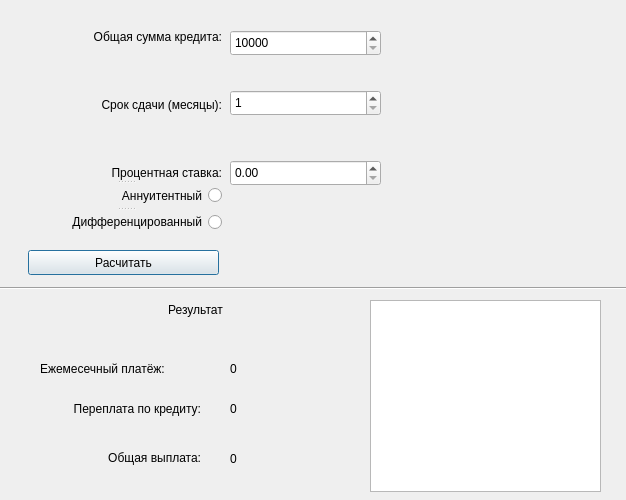
<?xml version="1.0" encoding="UTF-8"?>
<ui version="4.0">
 <class>Credit</class>
 <widget class="QDialog" name="Credit">
  <property name="geometry">
   <rect>
    <x>0</x>
    <y>0</y>
    <width>626</width>
    <height>500</height>
   </rect>
  </property>
  <property name="windowTitle">
   <string>Dialog</string>
  </property>
  <widget class="QLabel" name="label_4">
   <property name="geometry">
    <rect>
     <x>0</x>
     <y>300</y>
     <width>391</width>
     <height>20</height>
    </rect>
   </property>
   <property name="text">
    <string>Результат</string>
   </property>
   <property name="alignment">
    <set>Qt::AlignCenter</set>
   </property>
  </widget>
  <widget class="QLabel" name="label_5">
   <property name="geometry">
    <rect>
     <x>30</x>
     <y>400</y>
     <width>171</width>
     <height>17</height>
    </rect>
   </property>
   <property name="text">
    <string>Переплата по кредиту:</string>
   </property>
   <property name="alignment">
    <set>Qt::AlignRight|Qt::AlignTrailing|Qt::AlignVCenter</set>
   </property>
  </widget>
  <widget class="QLabel" name="label_6">
   <property name="geometry">
    <rect>
     <x>30</x>
     <y>450</y>
     <width>171</width>
     <height>16</height>
    </rect>
   </property>
   <property name="text">
    <string>Общая выплата:</string>
   </property>
   <property name="alignment">
    <set>Qt::AlignRight|Qt::AlignTrailing|Qt::AlignVCenter</set>
   </property>
  </widget>
  <widget class="QLabel" name="label_overpay">
   <property name="geometry">
    <rect>
     <x>230</x>
     <y>400</y>
     <width>151</width>
     <height>17</height>
    </rect>
   </property>
   <property name="text">
    <string>0</string>
   </property>
  </widget>
  <widget class="QLabel" name="label_totalCost">
   <property name="geometry">
    <rect>
     <x>230</x>
     <y>450</y>
     <width>151</width>
     <height>17</height>
    </rect>
   </property>
   <property name="text">
    <string>0</string>
   </property>
  </widget>
  <widget class="Line" name="line_2">
   <property name="geometry">
    <rect>
     <x>0</x>
     <y>280</y>
     <width>631</width>
     <height>16</height>
    </rect>
   </property>
   <property name="orientation">
    <enum>Qt::Horizontal</enum>
   </property>
  </widget>
  <widget class="QSplitter" name="splitter">
   <property name="geometry">
    <rect>
     <x>30</x>
     <y>30</y>
     <width>192</width>
     <height>203</height>
    </rect>
   </property>
   <property name="orientation">
    <enum>Qt::Vertical</enum>
   </property>
   <widget class="QWidget" name="layoutWidget">
    <layout class="QVBoxLayout" name="verticalLayout">
     <item>
      <widget class="QLabel" name="label">
       <property name="text">
        <string>Общая сумма кредита:</string>
       </property>
       <property name="alignment">
        <set>Qt::AlignRight|Qt::AlignTrailing|Qt::AlignVCenter</set>
       </property>
      </widget>
     </item>
     <item>
      <spacer name="verticalSpacer_2">
       <property name="orientation">
        <enum>Qt::Vertical</enum>
       </property>
       <property name="sizeHint" stdset="0">
        <size>
         <width>20</width>
         <height>40</height>
        </size>
       </property>
      </spacer>
     </item>
     <item>
      <widget class="QLabel" name="label_2">
       <property name="text">
        <string>Срок сдачи (месяцы):</string>
       </property>
       <property name="alignment">
        <set>Qt::AlignRight|Qt::AlignTrailing|Qt::AlignVCenter</set>
       </property>
      </widget>
     </item>
     <item>
      <spacer name="verticalSpacer">
       <property name="orientation">
        <enum>Qt::Vertical</enum>
       </property>
       <property name="sizeHint" stdset="0">
        <size>
         <width>20</width>
         <height>40</height>
        </size>
       </property>
      </spacer>
     </item>
     <item>
      <widget class="QLabel" name="label_3">
       <property name="text">
        <string>Процентная ставка:</string>
       </property>
       <property name="alignment">
        <set>Qt::AlignRight|Qt::AlignTrailing|Qt::AlignVCenter</set>
       </property>
      </widget>
     </item>
    </layout>
   </widget>
   <widget class="QRadioButton" name="radioButton_annuity">
    <property name="layoutDirection">
     <enum>Qt::RightToLeft</enum>
    </property>
    <property name="text">
     <string>Аннуитентный</string>
    </property>
   </widget>
   <widget class="QRadioButton" name="radioButton_differentiat">
    <property name="layoutDirection">
     <enum>Qt::RightToLeft</enum>
    </property>
    <property name="text">
     <string>Дифференцированный</string>
    </property>
   </widget>
  </widget>
  <widget class="QPushButton" name="pushButton_result">
   <property name="geometry">
    <rect>
     <x>28</x>
     <y>250</y>
     <width>191</width>
     <height>25</height>
    </rect>
   </property>
   <property name="text">
    <string>Расчитать</string>
   </property>
  </widget>
  <widget class="QSpinBox" name="spinBox_totalLoan">
   <property name="geometry">
    <rect>
     <x>230</x>
     <y>30</y>
     <width>151</width>
     <height>26</height>
    </rect>
   </property>
   <property name="minimum">
    <number>10000</number>
   </property>
   <property name="maximum">
    <number>3000000</number>
   </property>
   <property name="singleStep">
    <number>1000</number>
   </property>
   <property name="value">
    <number>10000</number>
   </property>
  </widget>
  <widget class="QSpinBox" name="spinBox_month">
   <property name="geometry">
    <rect>
     <x>230</x>
     <y>90</y>
     <width>151</width>
     <height>26</height>
    </rect>
   </property>
   <property name="minimum">
    <number>1</number>
   </property>
   <property name="maximum">
    <number>600</number>
   </property>
   <property name="singleStep">
    <number>1</number>
   </property>
  </widget>
  <widget class="QDoubleSpinBox" name="doubleSpinBox_percent">
   <property name="geometry">
    <rect>
     <x>230</x>
     <y>160</y>
     <width>151</width>
     <height>26</height>
    </rect>
   </property>
   <property name="maximum">
    <double>50.000000000000000</double>
   </property>
   <property name="value">
    <double>0.000000000000000</double>
   </property>
  </widget>
  <widget class="QLabel" name="label_7">
   <property name="geometry">
    <rect>
     <x>40</x>
     <y>360</y>
     <width>161</width>
     <height>17</height>
    </rect>
   </property>
   <property name="text">
    <string>Ежемесечный платёж:</string>
   </property>
  </widget>
  <widget class="QLabel" name="label_resMonth">
   <property name="geometry">
    <rect>
     <x>230</x>
     <y>360</y>
     <width>151</width>
     <height>17</height>
    </rect>
   </property>
   <property name="text">
    <string>0</string>
   </property>
  </widget>
  <widget class="QTableWidget" name="tableWidget_montPayment">
   <property name="geometry">
    <rect>
     <x>370</x>
     <y>300</y>
     <width>231</width>
     <height>192</height>
    </rect>
   </property>
  </widget>
 </widget>
 <resources/>
 <connections/>
</ui>
